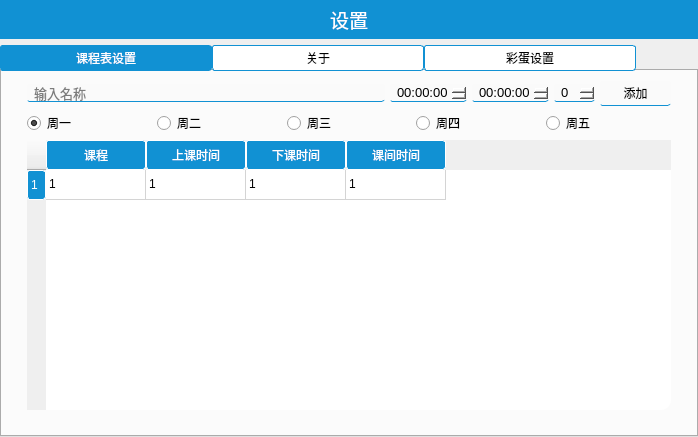
<?xml version="1.0" encoding="UTF-8"?>
<ui version="4.0">
 <class>TableEditWidget</class>
 <widget class="QWidget" name="TableEditWidget">
  <property name="geometry">
   <rect>
    <x>0</x>
    <y>0</y>
    <width>698</width>
    <height>437</height>
   </rect>
  </property>
  <property name="windowTitle">
   <string>Form</string>
  </property>
  <layout class="QGridLayout" name="gridLayout" rowstretch="2,20">
   <property name="leftMargin">
    <number>0</number>
   </property>
   <property name="topMargin">
    <number>0</number>
   </property>
   <property name="rightMargin">
    <number>0</number>
   </property>
   <property name="bottomMargin">
    <number>0</number>
   </property>
   <item row="0" column="0">
    <widget class="QWidget" name="widget_2" native="true">
     <property name="styleSheet">
      <string notr="true">background:#1191d3;</string>
     </property>
     <layout class="QHBoxLayout" name="horizontalLayout_3" stretch="20">
      <item>
       <widget class="QLabel" name="label_2">
        <property name="sizePolicy">
         <sizepolicy hsizetype="Preferred" vsizetype="Ignored">
          <horstretch>0</horstretch>
          <verstretch>0</verstretch>
         </sizepolicy>
        </property>
        <property name="font">
         <font>
          <pointsize>14</pointsize>
         </font>
        </property>
        <property name="styleSheet">
         <string notr="true">color:#ffffff;
</string>
        </property>
        <property name="text">
         <string>设置</string>
        </property>
        <property name="alignment">
         <set>Qt::AlignCenter</set>
        </property>
       </widget>
      </item>
     </layout>
    </widget>
   </item>
   <item row="1" column="0">
    <widget class="QTabWidget" name="tabWidget">
     <property name="styleSheet">
      <string notr="true">QTabBar::tab{
background:#ffffff;
width:200%;
border-radius:3px;
border:1px solid #1191d3;

padding:5px;
}
QTabBar::tab:hover{
background:rgb(217, 217, 217);
}
QTabBar::tab:selected{
color:#ffffff;
background:#1191d3;
}
QTabWidget::tab-bar{
alignment:center;
}</string>
     </property>
     <property name="currentIndex">
      <number>0</number>
     </property>
     <widget class="QWidget" name="tab">
      <attribute name="title">
       <string>课程表设置</string>
      </attribute>
      <layout class="QHBoxLayout" name="horizontalLayout_4">
       <property name="leftMargin">
        <number>0</number>
       </property>
       <property name="topMargin">
        <number>0</number>
       </property>
       <property name="rightMargin">
        <number>0</number>
       </property>
       <property name="bottomMargin">
        <number>0</number>
       </property>
       <item>
        <widget class="QWidget" name="widget" native="true">
         <layout class="QVBoxLayout" name="verticalLayout" stretch="5,5,45">
          <property name="spacing">
           <number>5</number>
          </property>
          <property name="leftMargin">
           <number>25</number>
          </property>
          <property name="topMargin">
           <number>10</number>
          </property>
          <property name="rightMargin">
           <number>25</number>
          </property>
          <property name="bottomMargin">
           <number>25</number>
          </property>
          <item>
           <layout class="QHBoxLayout" name="horizontalLayout" stretch="10,0,0,0,2">
            <item>
             <widget class="QLineEdit" name="lineEdit">
              <property name="styleSheet">
               <string notr="true">QLineEdit{

border-bottom: 1px solid #1191d3;; /* 边框宽度为1px，颜色为#A0A0A0 */
	border-radius: 3px; /* 边框圆角 */
	padding-left: 5px; /* 文本距离左边界有5px */
	background-color: #FAFAFA; /* 背景颜色 */
	color: #000000; /* 文本颜色 */
	selection-background-color: #1191d3; /* 选中文本的背景颜色 */
	selection-color: #F2F2F2; /* 选中文本的颜色 */
	font-family: &quot;Microsoft YaHei&quot;; /* 文本字体族 */
	font-size: 10pt; /* 文本字体大小 */
}
QLineEdit:hover,QLineEdit:editble{
border-bottom: 1px solid rgb(255, 58, 58);
}</string>
              </property>
              <property name="text">
               <string/>
              </property>
              <property name="placeholderText">
               <string>输入名称</string>
              </property>
              <property name="clearButtonEnabled">
               <bool>false</bool>
              </property>
             </widget>
            </item>
            <item>
             <widget class="QTimeEdit" name="timeEdit">
              <property name="toolTip">
               <string>输入上课时间</string>
              </property>
              <property name="styleSheet">
               <string notr="true">QDateTimeEdit{

border-bottom: 1px solid #1191d3;; /* 边框宽度为1px，颜色为#A0A0A0 */
	border-radius: 3px; /* 边框圆角 */
	padding-left: 5px; /* 文本距离左边界有5px */
	background-color: #FAFAFA; /* 背景颜色 */
	color: #000000; /* 文本颜色 */
	selection-background-color: #1191d3; /* 选中文本的背景颜色 */
	selection-color: #F2F2F2; /* 选中文本的颜色 */
	font-family: &quot;Microsoft YaHei&quot;; /* 文本字体族 */
	font-size: 10pt; /* 文本字体大小 */
}
QDateTimeEdit:hover{
border-bottom: 1px solid rgb(255, 58, 58);
}
QDateTimeEdit::down-button{
width:7px;
background:#F0F0F0;
border-image: url(&quot;:/res/down.png&quot;);
}
QDateTimeEdit::up-button{
width:7px;
background:#F0F0F0;
border-image: url(&quot;:/res/up.png&quot;);
}
QDateTimeEdit::down-button:hover{
background:#1191d3;
}
QDateTimeEdit::up-button:hover{
background:#1191d3;
}</string>
              </property>
             </widget>
            </item>
            <item>
             <widget class="QTimeEdit" name="timeEdit_2">
              <property name="toolTip">
               <string>输入下课时间</string>
              </property>
              <property name="styleSheet">
               <string notr="true">QDateTimeEdit{

border-bottom: 1px solid #1191d3;; /* 边框宽度为1px，颜色为#A0A0A0 */
	border-radius: 3px; /* 边框圆角 */
	padding-left: 5px; /* 文本距离左边界有5px */
	background-color: #FAFAFA; /* 背景颜色 */
	color: #000000; /* 文本颜色 */
	selection-background-color: #1191d3; /* 选中文本的背景颜色 */
	selection-color: #F2F2F2; /* 选中文本的颜色 */
	font-family: &quot;Microsoft YaHei&quot;; /* 文本字体族 */
	font-size: 10pt; /* 文本字体大小 */
}
QDateTimeEdit:hover{
border-bottom: 1px solid rgb(255, 58, 58);
}
QDateTimeEdit::down-button{
width:7px;
background:#F0F0F0;
border-image: url(&quot;:/res/down.png&quot;);
}
QDateTimeEdit::up-button{
width:7px;
background:#F0F0F0;
border-image: url(&quot;:/res/up.png&quot;);
}
QDateTimeEdit::down-button:hover{
background:#1191d3;
}
QDateTimeEdit::up-button:hover{
background:#1191d3;
}</string>
              </property>
             </widget>
            </item>
            <item>
             <widget class="QSpinBox" name="spinBox">
              <property name="toolTip">
               <string>输入离上课的课间时间</string>
              </property>
              <property name="styleSheet">
               <string notr="true">QSpinBox{

border-bottom: 1px solid #1191d3;; /* 边框宽度为1px，颜色为#A0A0A0 */
	border-radius: 3px; /* 边框圆角 */
	padding-left: 5px; /* 文本距离左边界有5px */
	background-color: #FAFAFA; /* 背景颜色 */
	color: #000000; /* 文本颜色 */
	selection-background-color: #1191d3; /* 选中文本的背景颜色 */
	selection-color: #F2F2F2; /* 选中文本的颜色 */
	font-family: &quot;Microsoft YaHei&quot;; /* 文本字体族 */
	font-size: 10pt; /* 文本字体大小 */
}
QSpinBox:hover{
border-bottom: 1px solid rgb(255, 58, 58);
}
QSpinBox::down-button{
width:7px;
background:#F0F0F0;
border-image: url(&quot;:/res/down.png&quot;);
}
QSpinBox::up-button{
width:7px;
background:#F0F0F0;
border-image: url(&quot;:/res/up.png&quot;);
}
QSpinBox::down-button:hover{
background:#1191d3;
}
QSpinBox::up-button:hover{
background:#1191d3;
}</string>
              </property>
             </widget>
            </item>
            <item>
             <widget class="QPushButton" name="pushButton">
              <property name="styleSheet">
               <string notr="true">QPushButton{

border-bottom: 1px solid #1191d3;; /* 边框宽度为1px，颜色为#A0A0A0 */
	border-radius: 3px; /* 边框圆角 */
	
	background-color: #FAFAFA; /* 背景颜色 */
	color: #000000; /* 文本颜色 */
	padding:3px;

}
QPushButton:hover{
border-bottom: 1px solid rgb(255, 58, 58);
}
</string>
              </property>
              <property name="text">
               <string>添加</string>
              </property>
             </widget>
            </item>
           </layout>
          </item>
          <item>
           <layout class="QHBoxLayout" name="horizontalLayout_2">
            <item>
             <widget class="QRadioButton" name="radioButton">
              <property name="styleSheet">
               <string notr="true">QRadioButton::indicator{
	width:15px;
	height:15px;
	border-image:url(&quot;:/radiobutton/radiobutton/stable.png&quot;);
}
QRadioButton::indicator:unchecked:hover{
	border-image:url(&quot;:/radiobutton/radiobutton/hover.png&quot;);
}
QRadioButton::indicator:checked{
	border-image:url(&quot;:/radiobutton/radiobutton/checked.png&quot;);
}
QRadioButton::indicator:unchecked{
	border-image:url(&quot;:/radiobutton/radiobutton/stable.png&quot;);
}</string>
              </property>
              <property name="text">
               <string>周一</string>
              </property>
              <property name="checked">
               <bool>true</bool>
              </property>
             </widget>
            </item>
            <item>
             <widget class="QRadioButton" name="radioButton_2">
              <property name="styleSheet">
               <string notr="true">QRadioButton::indicator{
	width:15px;
	height:15px;
	border-image:url(&quot;:/radiobutton/radiobutton/stable.png&quot;);
}
QRadioButton::indicator:unchecked:hover{
	border-image:url(&quot;:/radiobutton/radiobutton/hover.png&quot;);
}
QRadioButton::indicator:checked{
	border-image:url(&quot;:/radiobutton/radiobutton/checked.png&quot;);
}
QRadioButton::indicator:unchecked{
	border-image:url(&quot;:/radiobutton/radiobutton/stable.png&quot;);
}</string>
              </property>
              <property name="text">
               <string>周二</string>
              </property>
             </widget>
            </item>
            <item>
             <widget class="QRadioButton" name="radioButton_3">
              <property name="styleSheet">
               <string notr="true">QRadioButton::indicator{
	width:15px;
	height:15px;
	border-image:url(&quot;:/radiobutton/radiobutton/stable.png&quot;);
}
QRadioButton::indicator:unchecked:hover{
	border-image:url(&quot;:/radiobutton/radiobutton/hover.png&quot;);
}
QRadioButton::indicator:checked{
	border-image:url(&quot;:/radiobutton/radiobutton/checked.png&quot;);
}
QRadioButton::indicator:unchecked{
	border-image:url(&quot;:/radiobutton/radiobutton/stable.png&quot;);
}</string>
              </property>
              <property name="text">
               <string>周三</string>
              </property>
             </widget>
            </item>
            <item>
             <widget class="QRadioButton" name="radioButton_4">
              <property name="styleSheet">
               <string notr="true">QRadioButton::indicator{
	width:15px;
	height:15px;
	border-image:url(&quot;:/radiobutton/radiobutton/stable.png&quot;);
}
QRadioButton::indicator:unchecked:hover{
	border-image:url(&quot;:/radiobutton/radiobutton/hover.png&quot;);
}
QRadioButton::indicator:checked{
	border-image:url(&quot;:/radiobutton/radiobutton/checked.png&quot;);
}
QRadioButton::indicator:unchecked{
	border-image:url(&quot;:/radiobutton/radiobutton/stable.png&quot;);
}</string>
              </property>
              <property name="text">
               <string>周四</string>
              </property>
             </widget>
            </item>
            <item>
             <widget class="QRadioButton" name="radioButton_5">
              <property name="styleSheet">
               <string notr="true">QRadioButton::indicator{
	width:15px;
	height:15px;
	border-image:url(&quot;:/radiobutton/radiobutton/stable.png&quot;);
}
QRadioButton::indicator:unchecked:hover{
	border-image:url(&quot;:/radiobutton/radiobutton/hover.png&quot;);
}
QRadioButton::indicator:checked{
	border-image:url(&quot;:/radiobutton/radiobutton/checked.png&quot;);
}
QRadioButton::indicator:unchecked{
	border-image:url(&quot;:/radiobutton/radiobutton/stable.png&quot;);
}</string>
              </property>
              <property name="text">
               <string>周五</string>
              </property>
             </widget>
            </item>
           </layout>
          </item>
          <item>
           <widget class="QTableWidget" name="tableWidget">
            <property name="styleSheet">
             <string notr="true">QTableWidget{
background:#ffffff;
border-radius:10px;
}
QTableWidget::item{
border:none;
border-radius:3px;
}
QTableWidget::item:selected{
background:#1191d3;
}
QTableWidget::item:hover{
color:#000000;
background:rgb(217, 217, 217);
}
QHeaderView::section{
border:1px solid white;
border-radius:3px;
text-align:center;
background:#1191d3;
padding:3px;
color:#ffffff;
}
QScrollBar::handle:vertical{
background:#1191d3;

}</string>
            </property>
            <row/>
            <column>
             <property name="text">
              <string>课程</string>
             </property>
            </column>
            <column>
             <property name="text">
              <string>上课时间</string>
             </property>
            </column>
            <column>
             <property name="text">
              <string>下课时间</string>
             </property>
            </column>
            <column>
             <property name="text">
              <string>课间时间</string>
             </property>
            </column>
            <item row="0" column="0">
             <property name="text">
              <string>1</string>
             </property>
            </item>
            <item row="0" column="1">
             <property name="text">
              <string>1</string>
             </property>
            </item>
            <item row="0" column="2">
             <property name="text">
              <string>1</string>
             </property>
            </item>
            <item row="0" column="3">
             <property name="text">
              <string>1</string>
             </property>
            </item>
           </widget>
          </item>
         </layout>
        </widget>
       </item>
      </layout>
     </widget>
     <widget class="QWidget" name="tab_2">
      <attribute name="title">
       <string>关于</string>
      </attribute>
      <layout class="QVBoxLayout" name="verticalLayout_2" stretch="0,10,0,11">
       <item>
        <spacer name="verticalSpacer_2">
         <property name="orientation">
          <enum>Qt::Vertical</enum>
         </property>
         <property name="sizeHint" stdset="0">
          <size>
           <width>20</width>
           <height>40</height>
          </size>
         </property>
        </spacer>
       </item>
       <item>
        <layout class="QHBoxLayout" name="horizontalLayout_5">
         <item>
          <widget class="ClickLabel" name="label">
           <property name="styleSheet">
            <string notr="true">image:url(&quot;:/res/a.png&quot;)</string>
           </property>
           <property name="text">
            <string/>
           </property>
          </widget>
         </item>
         <item>
          <layout class="QVBoxLayout" name="verticalLayout_3" stretch="3,3,3">
           <item>
            <widget class="QLabel" name="label_3">
             <property name="font">
              <font>
               <pointsize>28</pointsize>
              </font>
             </property>
             <property name="text">
              <string>课程表</string>
             </property>
            </widget>
           </item>
           <item>
            <widget class="QLabel" name="label_4">
             <property name="font">
              <font>
               <pointsize>18</pointsize>
              </font>
             </property>
             <property name="text">
              <string>版本2.0</string>
             </property>
            </widget>
           </item>
           <item>
            <widget class="QLabel" name="label_5">
             <property name="font">
              <font>
               <pointsize>14</pointsize>
              </font>
             </property>
             <property name="text">
              <string>Powered By Aero8m</string>
             </property>
            </widget>
           </item>
          </layout>
         </item>
        </layout>
       </item>
       <item>
        <widget class="QLabel" name="label_6">
         <property name="font">
          <font>
           <pointsize>14</pointsize>
          </font>
         </property>
         <property name="text">
          <string>基于Qt 6.2.4 编写</string>
         </property>
         <property name="alignment">
          <set>Qt::AlignCenter</set>
         </property>
        </widget>
       </item>
       <item>
        <spacer name="verticalSpacer">
         <property name="orientation">
          <enum>Qt::Vertical</enum>
         </property>
         <property name="sizeHint" stdset="0">
          <size>
           <width>20</width>
           <height>40</height>
          </size>
         </property>
        </spacer>
       </item>
      </layout>
     </widget>
     <widget class="QWidget" name="tab_3">
      <attribute name="title">
       <string>彩蛋设置</string>
      </attribute>
      <layout class="QHBoxLayout" name="horizontalLayout_6">
       <property name="leftMargin">
        <number>0</number>
       </property>
       <property name="topMargin">
        <number>0</number>
       </property>
       <property name="rightMargin">
        <number>0</number>
       </property>
       <property name="bottomMargin">
        <number>0</number>
       </property>
       <item>
        <layout class="QVBoxLayout" name="verticalLayout_4" stretch="1,2,5,1">
         <item>
          <layout class="QHBoxLayout" name="horizontalLayout_7">
           <item>
            <widget class="QCheckBox" name="checkBox_2">
             <property name="font">
              <font>
               <pointsize>11</pointsize>
              </font>
             </property>
             <property name="styleSheet">
              <string notr="true">QCheckBox{
border:none;
}

QCheckBox::indicator{/*选择框尺寸*/
    border: 0px solid #b1b1b1;
	width: 50px;
	height: 50px;
}
QCheckBox::indicator:unchecked{
image:url(&quot;:/res/checkbutton/unchecked.png&quot;);
}
QCheckBox::indicator:checked{
image:url(&quot;:/res/checkbutton/checked.png&quot;);
}
QCheckBox:hover{
color:#1191d3;
}</string>
             </property>
             <property name="text">
              <string>打开口吐芬芳</string>
             </property>
            </widget>
           </item>
           <item>
            <widget class="QCheckBox" name="checkBox">
             <property name="font">
              <font>
               <pointsize>11</pointsize>
              </font>
             </property>
             <property name="styleSheet">
              <string notr="true">QCheckBox{
border:none;
}

QCheckBox::indicator{/*选择框尺寸*/
    border: 0px solid #b1b1b1;
	width: 50px;
	height: 50px;
}
QCheckBox::indicator:unchecked{
image:url(&quot;:/res/checkbutton/unchecked.png&quot;);
}
QCheckBox::indicator:checked{
image:url(&quot;:/res/checkbutton/checked.png&quot;);
}
QCheckBox:hover{
color:#1191d3;
}</string>
             </property>
             <property name="text">
              <string>打开木鱼</string>
             </property>
            </widget>
           </item>
          </layout>
         </item>
         <item>
          <widget class="QLabel" name="label_9">
           <property name="font">
            <font>
             <pointsize>14</pointsize>
            </font>
           </property>
           <property name="text">
            <string>修改设置后请重启程序</string>
           </property>
          </widget>
         </item>
         <item>
          <spacer name="verticalSpacer_3">
           <property name="orientation">
            <enum>Qt::Vertical</enum>
           </property>
           <property name="sizeHint" stdset="0">
            <size>
             <width>20</width>
             <height>40</height>
            </size>
           </property>
          </spacer>
         </item>
         <item>
          <layout class="QHBoxLayout" name="horizontalLayout_9" stretch="1">
           <item>
            <widget class="QPushButton" name="pushButton_2">
             <property name="styleSheet">
              <string notr="true">QPushButton{

border-bottom: 1px solid #1191d3;; /* 边框宽度为1px，颜色为#A0A0A0 */
	border-radius: 3px; /* 边框圆角 */
	
	background-color: #FAFAFA; /* 背景颜色 */
	color: #000000; /* 文本颜色 */
	padding:3px;

}
QPushButton:hover{
border-bottom: 1px solid rgb(255, 58, 58);
}
</string>
             </property>
             <property name="text">
              <string>关闭</string>
             </property>
            </widget>
           </item>
          </layout>
         </item>
        </layout>
       </item>
      </layout>
     </widget>
    </widget>
   </item>
  </layout>
 </widget>
 <customwidgets>
  <customwidget>
   <class>ClickLabel</class>
   <extends>QLabel</extends>
   <header>clicklabel.h</header>
  </customwidget>
 </customwidgets>
 <resources/>
 <connections/>
</ui>
